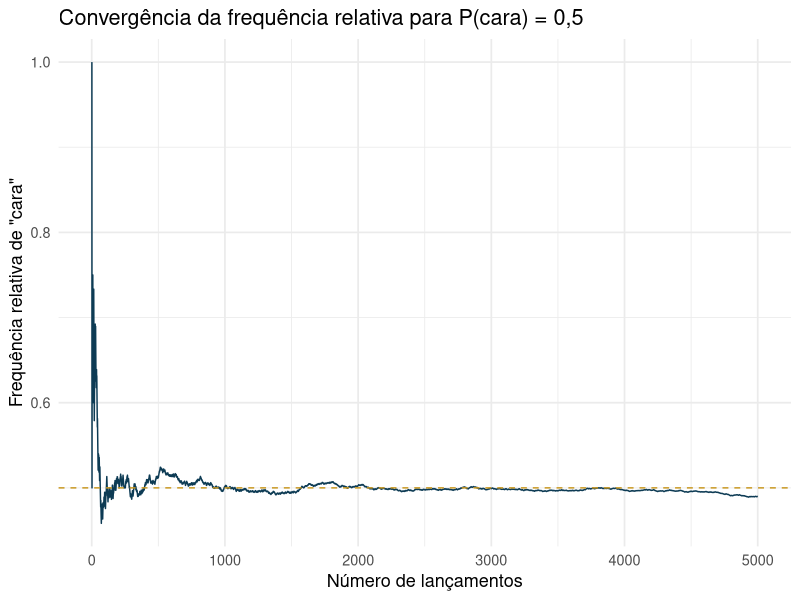

R code for this plot:
## ---- chunk 1
knitr::opts_chunk$set(echo = TRUE, warning = FALSE, message = FALSE, fig.retina = 2, fig.height=4.2)
suppressPackageStartupMessages(library(tidyverse))
set.seed(14)
## ---- chunk 2
lancamentos <- sample(c("cara", "coroa"), size = 10, replace = TRUE)
lancamentos
mean(lancamentos == "cara")
## ---- chunk 3
set.seed(1)
n_max <- 5000
lanc <- sample(c(1,0), n_max, replace = TRUE)   # 1 = cara, 0 = coroa
freq_acumulada <- cumsum(lanc) / seq_len(n_max)

ggplot(tibble(n = 1:n_max, freq = freq_acumulada), aes(n, freq)) +
  geom_line(color = "#0d3b54") +
  geom_hline(yintercept = 0.5, linetype = "dashed", color = "#c9971e") +
  labs(x = "Número de lançamentos", y = "Frequência relativa de \"cara\"",
       title = "Convergência da frequência relativa para P(cara) = 0,5") +
  theme_minimal(base_size = 13)
## ---- chunk 4
simular_experimento <- function() {
  lanc <- sample(c(1,0), size = 3, replace = TRUE)
  sum(lanc) >= 2
}

resultados <- replicate(100000, simular_experimento())
mean(resultados)   # estimativa por simulação
## ---- chunk 5
jogar_monty_hall <- function(trocar) {
  portas <- 1:3
  premio <- sample(portas, 1)
  escolha <- sample(portas, 1)
  # apresentador abre uma porta sem prêmio, diferente da escolhida
  disponiveis <- setdiff(portas, c(escolha, premio))
  aberta <- if (length(disponiveis) == 1) disponiveis else sample(disponiveis, 1)
  if (trocar) {
    escolha_final <- setdiff(portas, c(escolha, aberta))
  } else {
    escolha_final <- escolha
  }
  escolha_final == premio
}

mean(replicate(50000, jogar_monty_hall(trocar = TRUE)))
mean(replicate(50000, jogar_monty_hall(trocar = FALSE)))
